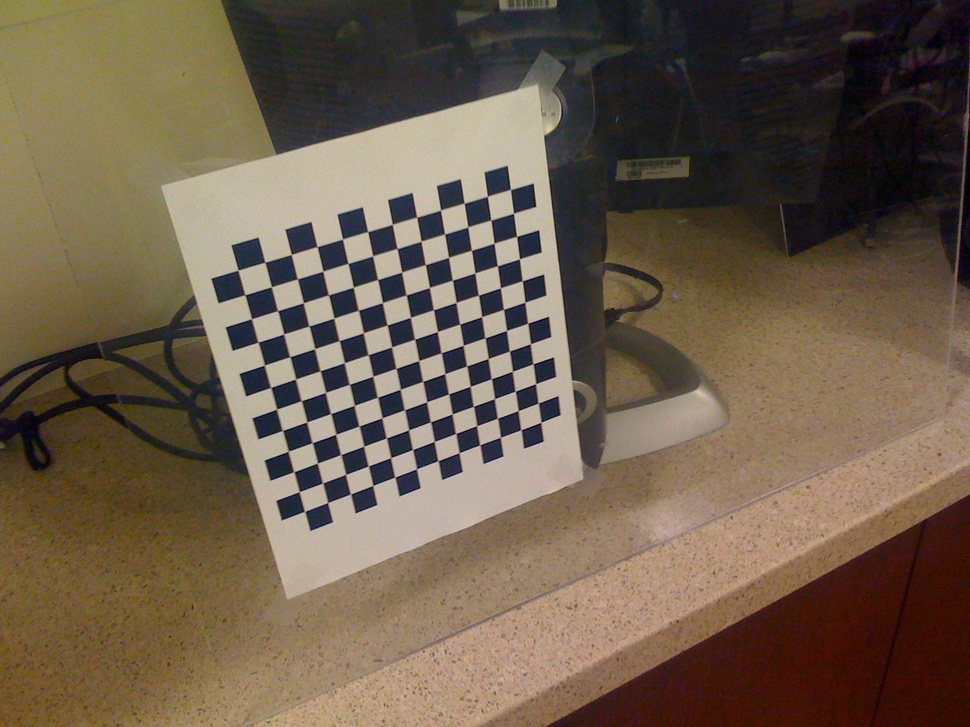
#> input picture homework4/calibration/IMG_0191.jpg, 970 x 727 px, shrunk from 1600 x 1200 before the run, found by its file name; its folder holds 4 pictures in this run
$ python calibrate.py   (older library calls are emulated)
#> lines starting #> are read from the running program, lines starting #| are printed output that depends on the picture
#! python
# python calibrate.py -i calibration -c 12 -r 12 -o intrinsics.xml
# python calibrate.py -i calibration -c 12 -r 12 -o intrinsics.xml -s
import cv2
import matplotlib.pyplot as plt
import numpy as np
import os
from utils import *

import logging
# Setting up logger for the project
log = logging.getLogger(__name__)

# Adding argument parser
parser = argparse.ArgumentParser(description="""Do a calibration using a bunch of checker board images in a folder provided by the user
User can choose to view the calibrated images or not
The camera instrinsics parameters and distortion coefficients are stored in a file whose name is specified by the user
""", formatter_class=CustomFormatter)
parser.add_argument("-i", "--input_path", default="./calibration", help="The folder containing all images to be used to calibrate the camera")
parser.add_argument("-c", "--columns", type=int, default=12, help="The width of the checkerboard. (Points to be detected along a horizontal line)")
parser.add_argument("-r", "--rows", type=int, default=12, help="The height of the checkerboard. (Points to be detected along a vertical line)")
parser.add_argument("-o", "--output_file", default="intrinsics.xml", help="The output file to save the camera intrinsics and distortion coefficients")
parser.add_argument("-s", "--should_check", action="store_true", help="Should the user check all calibrated/rectified checkerboard image?")

args = parser.parse_args()


# parse and process the parsed arguments
path = args.input_path
fpaths = [os.path.join(path, fname) for fname in os.listdir(path)]  # all image paths
board_w = args.columns
board_h = args.rows
board_n = board_w*board_h
board_sz = (board_w, board_h)
show_imgs = args.should_check
output = args.output_file

# initializating stuff
criteria = (cv2.TERM_CRITERIA_EPS + cv2.TERM_CRITERIA_MAX_ITER, 30, 0.001)  # criteria for subPix corners finder
img_pts = []  # image points in calibrate camera
obj_pts = []  # world points in calibrate camera
img_shp = ()  # size/shape of the image to be used for calibrattion
objp = np.zeros((board_n, 3), "float32")  # all object/world points are the same set
objp[:, :2] = np.mgrid[0:board_h, 0:board_w].T.reshape(-1, 2)
imgs = []  # so we don't have to read all images in again
files = []  # valid filenames

# find all checker board corners and add corresponding 3D space locations
for fpath in fpaths:
    log.info(f"Begin processing {fpath}")
    img = cv2.imread(fpath)
#> img is the input picture: shape (727, 970, 3); mean B, G, R 75.2, 93, 108.9
    if img is None:
        log.warning(f"Cannot read image {fpath}, is this really a image?")
        break
    img_shp = img.shape[:2][::-1]  # OpenCV wants (width, height)
#> img_shp = (970, 727)
    found, corners = cv2.findChessboardCorners(
        img,  # the BGR image to be used to find checker board corners on
        board_sz,  # (board_w, board_h)
        flags=cv2.CALIB_CB_ADAPTIVE_THRESH | cv2.CALIB_CB_NORMALIZE_IMAGE
        # do a normalization beforehand
        # CALIB_CB_ADAPTIVE_THRESH Use adaptive thresholding to convert the image to black and white, rather than a fixed threshold level (computed from the average image brightness).
        # use adaptive threashold to BW image instead of a fixed one
        # CALIB_CB_NORMALIZE_IMAGE Normalize the image gamma with equalizeHist before applying fixed or adaptive thresholding.
    )
#> found = True; corners = 144 rows, first 8: [237.9, 270.2], [264.9, 262.3], [291.3, 254.5], [317.2, 246.7], [342.6, 239.1], [367.7, 231.7], [392.4, 224.5], [416.8, 217.4]
    if not found:
        log.warning(f"Cannot find checker board from image {fpath}, is there really a checker board? Do your width/height match?")
        break

    log.info(f"Found {corners.shape[0]} checkerboard corners")
    gray = cv2.cvtColor(img, cv2.COLOR_BGR2GRAY)
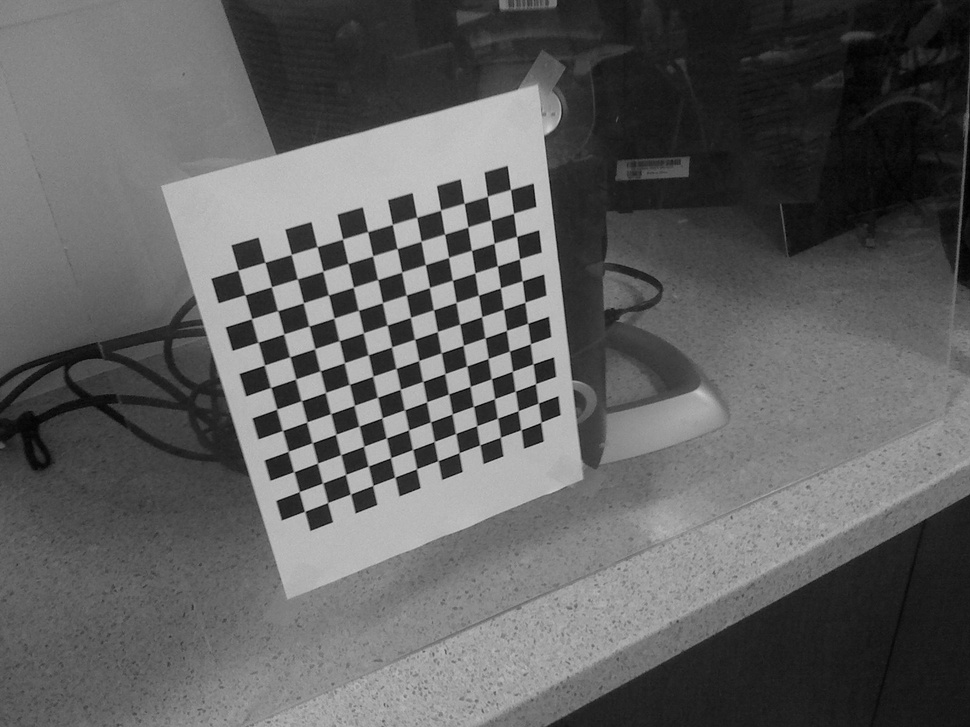
#> gray: shape (727, 970); min 0, max 204, mean 95.7
    corners = cv2.cornerSubPix(
        gray,  # cornersSubPix only wants one-channel image
        corners,  # already found corners to be refined on
        (11, 11),  # winSize	Half of the side length of the search window. For example, if winSize=Size(5,5) , then a (5∗2+1)×(5∗2+1)=11×11 search window is used.
        (-1, -1),  # zeroZone Half of the size of the dead region in the middle of the search zone over which the summation in the formula below is not done. It is used sometimes to avoid possible singularities of the autocorrelation matrix. The value of (-1,-1) indicates that there is no such a size.
        criteria
    )
#> corners = 144 rows, first 8: [238, 270.1], [264.9, 262.3], [291.3, 254.4], [317.1, 246.6], [342.5, 239.1], [367.6, 231.6], [392.3, 224.4], [416.7, 217.2]
    log.info(f"Refined {corners.shape[0]} checkerboard corners")
    imgs.append(img)
    files.append(fpath)
    img_pts.append(corners)
    obj_pts.append(objp)
#> pass 2 of the loop `for fpath in fpaths:`:
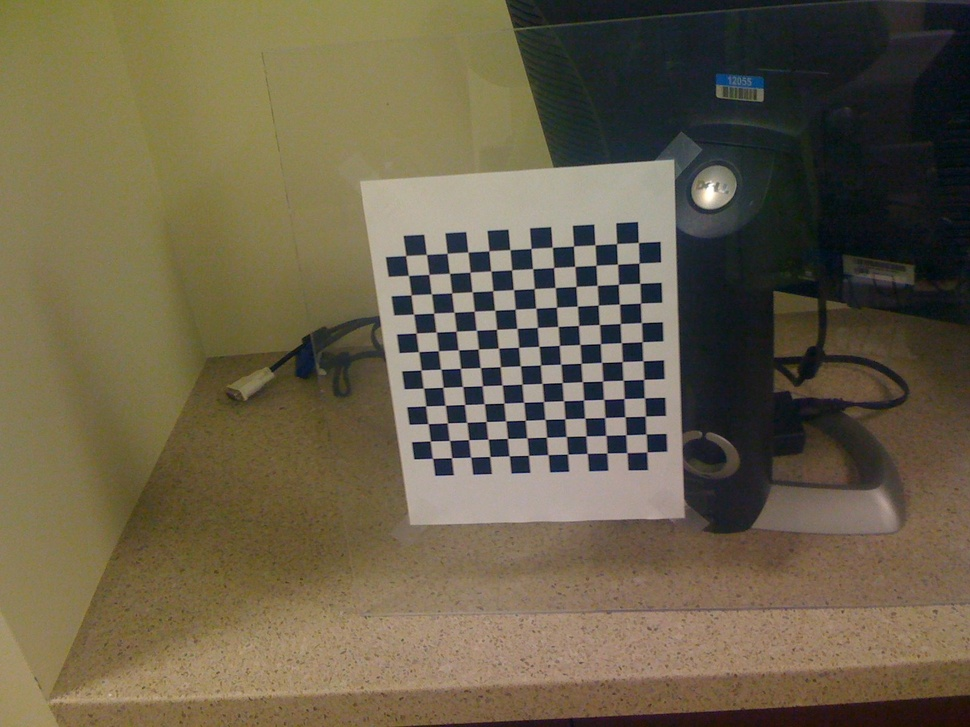
#> input picture homework4/calibration/IMG_0192.jpg, 970 x 727 px, shrunk from 1600 x 1200 before the run, found by its file name
#> img is the input picture: shape (727, 970, 3); mean B, G, R 73.6, 95.8, 105.6
#> `found, corners = cv2.findChessboardCorners( img,`: corners = 144 rows, first 8: [405.8, 255.6], [426.5, 254.5], [447.1, 253.3], [467.8, 252], [488.7, 250.9], [510, 249.7], [531, 248.5], [552.3, 247.3]
#> `gray = cv2.cvtColor(img, cv2.COLOR_BGR2GRAY)`:
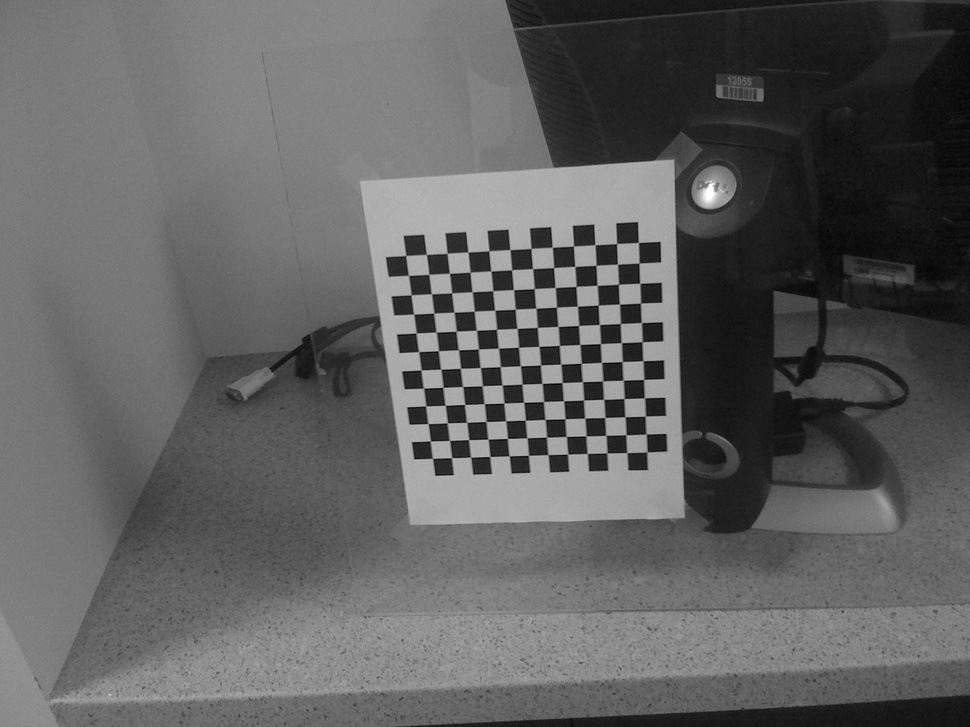
#> gray: shape (727, 970); min 0, max 255, mean 96.2
#> `corners = cv2.cornerSubPix( gray,`: corners = 144 rows, first 8: [405.7, 255.5], [426.4, 254.4], [447.1, 253.3], [467.9, 252], [488.8, 250.8], [509.9, 249.6], [531, 248.4], [552.3, 247.3]
#> pass 3 of the loop `for fpath in fpaths:`:
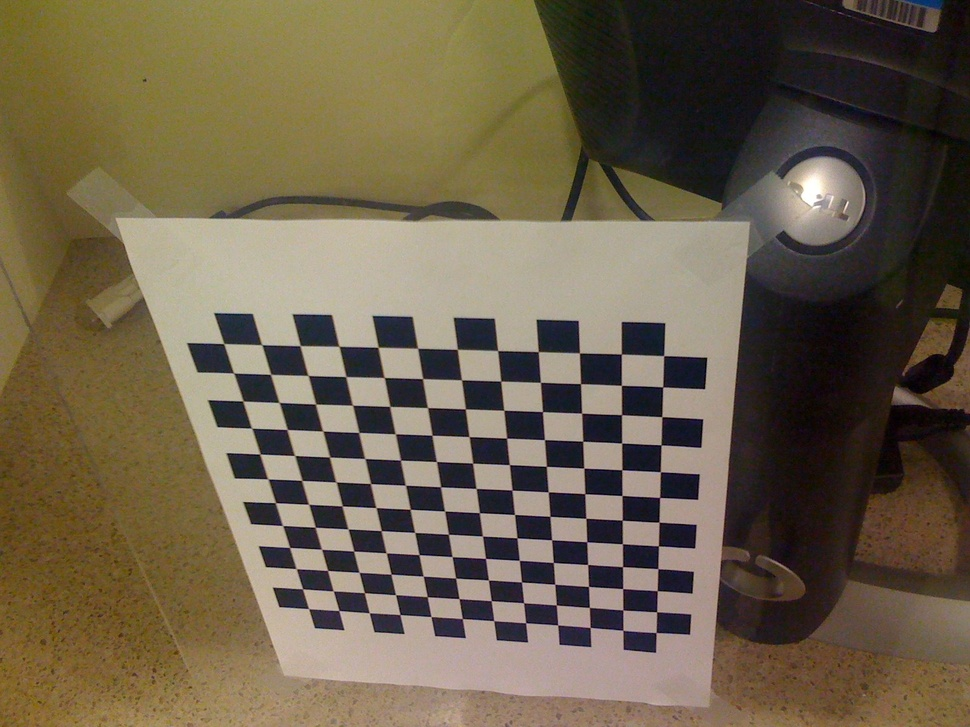
#> input picture homework4/calibration/IMG_0193.jpg, 970 x 727 px, shrunk from 1600 x 1200 before the run, found by its file name
#> img is the input picture: shape (727, 970, 3); mean B, G, R 75.3, 96.1, 108.2
#> `found, corners = cv2.findChessboardCorners( img,`: corners = 144 rows, first 8: [223.7, 343.6], [261.8, 344.7], [300.1, 345.5], [339, 346.4], [378, 347.3], [417.7, 348.2], [457.3, 349.4], [497.7, 350.6]
#> `gray = cv2.cvtColor(img, cv2.COLOR_BGR2GRAY)`:
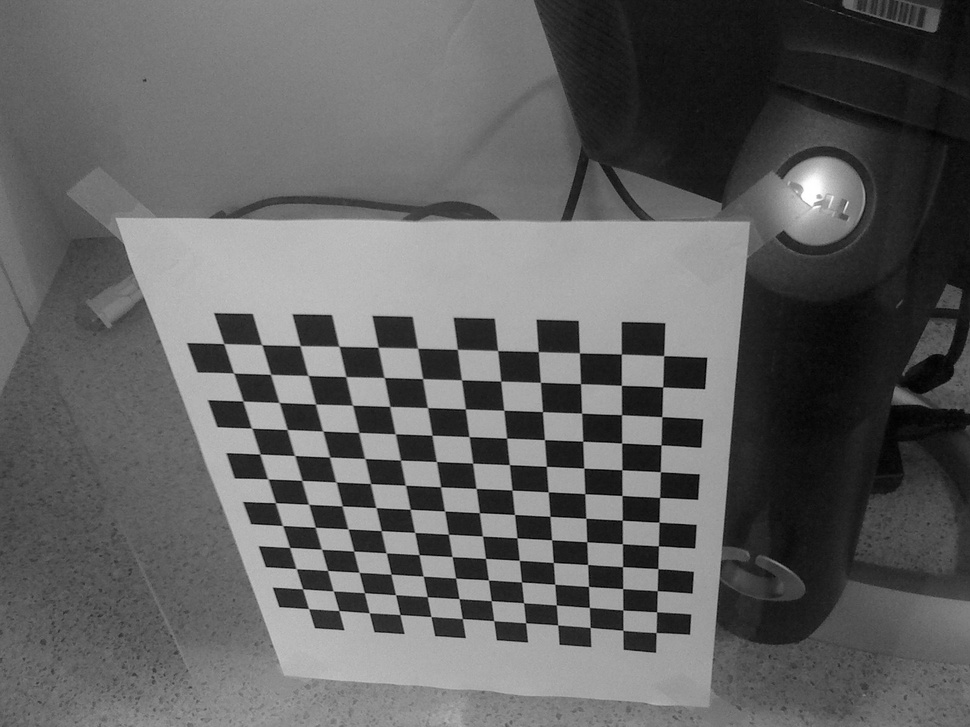
#> gray: shape (727, 970); min 0, max 255, mean 97.3
#> `corners = cv2.cornerSubPix( gray,`: corners = 144 rows, first 8: [223.8, 343.5], [261.7, 344.7], [300.1, 345.6], [338.9, 346.3], [378.1, 347.2], [417.6, 348.2], [457.3, 349.3], [497.6, 350.5]
#> the loop made 4 passes; the first 3 are shown

# cv2.calibrateCamera only accepts float32 as numpy array
obj_pts = np.array(obj_pts).astype("float32")

log.info(f"Beginning calibration using images in: {path}, files: {files}")
# do the calibration
err, intr, dist, rota, tran = cv2.calibrateCamera(
    obj_pts,  # object points in 3D
    img_pts,  # corner points in 2D
    img_shp,  # shape of the image to be calibrated
    None,  # setting to None to let the function return them
    None,  # setting to None to let the function return them
    # flags=cv2.CALIB_ZERO_TANGENT_DIST | cv2.CALIB_FIX_PRINCIPAL_POINT
    # CALIB_ZERO_TANGENT_DIST Tangential distortion coefficients (p1,p2) are set to zeros and stay zero
    # The principal point is not changed during the global optimization. It stays at the center
)

log.info(f"Got camera intrinsics:\n{intr} and distortion coefficients:\n{dist}")

log.info(f"Opening {output} for output")
# store camera intrinsics and distortion coefficients
fs = cv2.FileStorage(output, cv2.FILE_STORAGE_WRITE)
fs.write("image_width", img_shp[0])
fs.write("image_height", img_shp[1])
fs.write("camera_matrix", intr)
fs.write("distortion_coefficients", dist)
fs.release()
log.info(f"camera_matrix and distortion_coefficients stored to {output}")

# if the user wants, let he/she examine the rectified images
if show_imgs:
    # mapx, mapy = cv2.initUndistortRectifyMap(intr, dist, None, intr, img_shp, cv2.CV_16SC2)
    for i in range(len(imgs)):
        img = imgs[i]
        corners = img_pts[i]
        file = files[i]
        log.info(f"Showing {file}")
        cv2.drawChessboardCorners(img, board_sz, corners, True)
        # dst = cv2.remap(img, mapx, mapy, cv2.INTER_LINEAR)
        dst = cv2.undistort(img, intr, dist)
        plt.subplot(121)
        # plt.figure("Original")
        plt.imshow(img[:, :, ::-1])
        plt.title("Original")
        plt.subplot(122)
        # plt.figure("Rectified")
        plt.imshow(dst[:, :, ::-1])
        plt.title("Rectified")
        plt.show()
